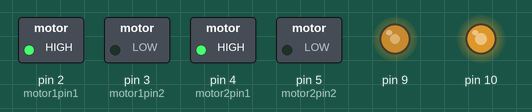
The sketch below on a simulated Arduino Uno, built with avr-gcc and run on an emulated ATmega328P. Parts: switched loads named in the sketch (green lamp = pin HIGH), output pins drawn as LEDs (lit = HIGH).

Above: at 0.05 s.
At 5.0 s:
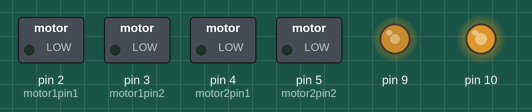
At 9.95 s:
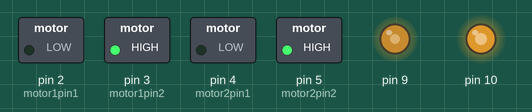
Timing chart, 0 to 11.5 s (numbered marks = the images above):
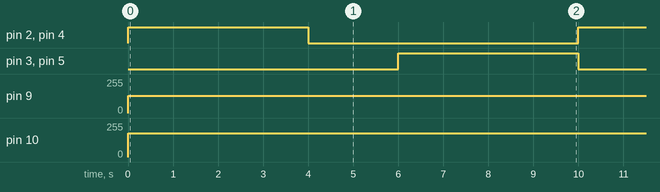

The sketch:

Car-Firmware-0.1.0.ino
```cpp
int motor1pin1 = 2;
int motor1pin2 = 3;

int motor2pin1 = 4;
int motor2pin2 = 5;

void setup() {
// put your setup code here, to run once:
pinMode(motor1pin1, OUTPUT);
pinMode(motor1pin2, OUTPUT);
pinMode(motor2pin1, OUTPUT);
pinMode(motor2pin2, OUTPUT);

pinMode(9, OUTPUT);
pinMode(10, OUTPUT);
}

void loop() {
// put your main code here, to run repeatedly:

//Controlling speed (0 = off and 255 = max speed):
analogWrite(9, 130); //ENA pin
analogWrite(10, 180); //ENB pin

//Controlling spin direction of motors:
digitalWrite(motor1pin1, HIGH);
digitalWrite(motor1pin2, LOW);

digitalWrite(motor2pin1, HIGH);
digitalWrite(motor2pin2, LOW);
delay(4000); // Wait 4 seconds

digitalWrite(motor1pin1, LOW);
digitalWrite(motor1pin2, LOW);

digitalWrite(motor2pin1, LOW);
digitalWrite(motor2pin2, LOW);
delay(2000); // Wait 2 seconds

digitalWrite(motor1pin1, LOW);
digitalWrite(motor1pin2, HIGH);

digitalWrite(motor2pin1, LOW);
digitalWrite(motor2pin2, HIGH);
delay(4000); // Wait 4 seconds
}
```

Measured:
- by itself, pin 2 (motor1pin1), pin 3 (motor1pin2), pin 4 (motor2pin1), pin 5 (motor2pin2): alternates HIGH for 4.0 s and LOW for 6.0 s
- by itself, pin 9: 0/255 → 130/255 at 0.00 s
- by itself, pin 10: 0/255 → 180/255 at 0.00 s
